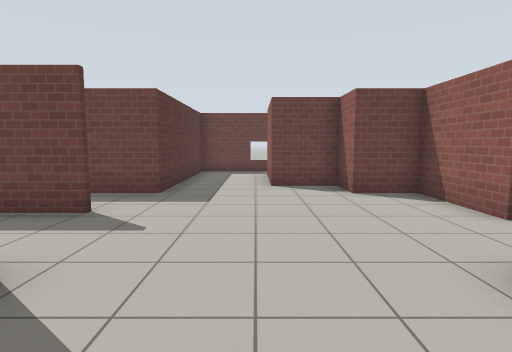
view 1 (above)

12 first-person views from a walk through a Gazebo world. The camera is 1.2 m above the floor, tilts 6° down and sees 80° across. The floor is counted in squares, 1 m on a side. Each view is taken from the middle of a square. On the plan, view 1 faces up. The plan holds only what a view shows up to about 13 squares ahead; the rest is blank. Simple patterns stand in for the simulator's built-in surfaces.

view 2
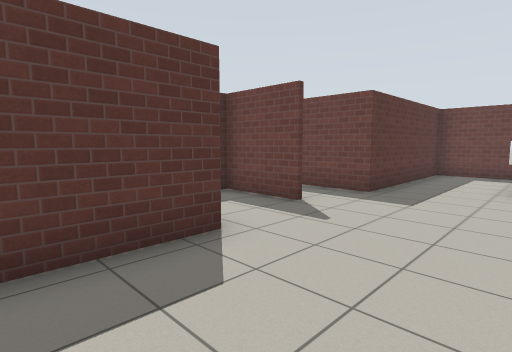

view 3
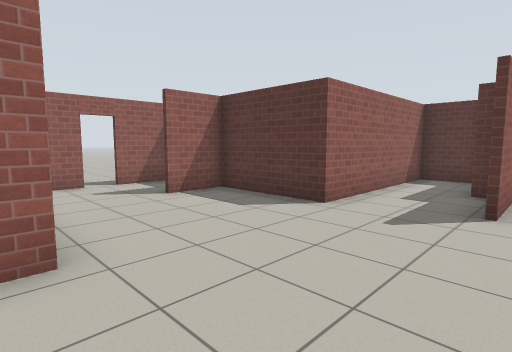

view 4
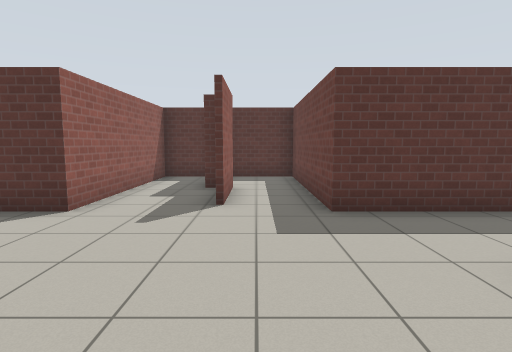

view 5
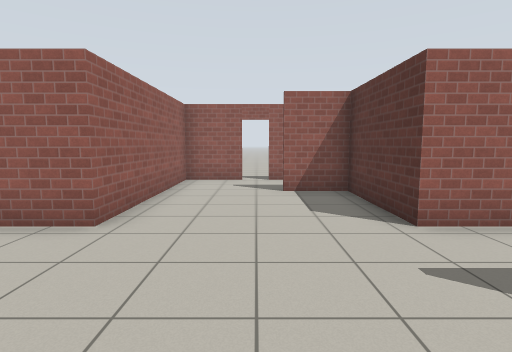

view 6
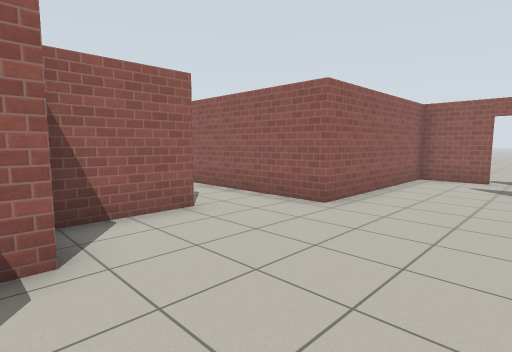

view 7
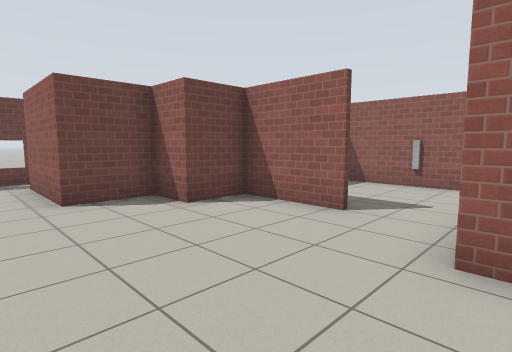

view 8
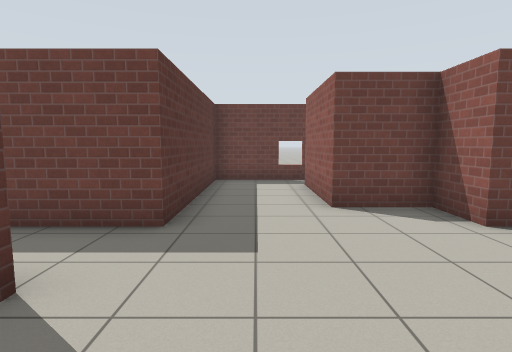

view 9
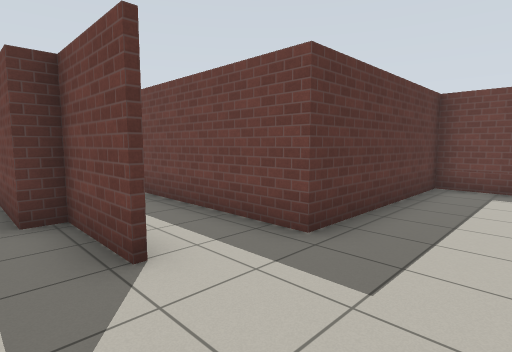

view 10
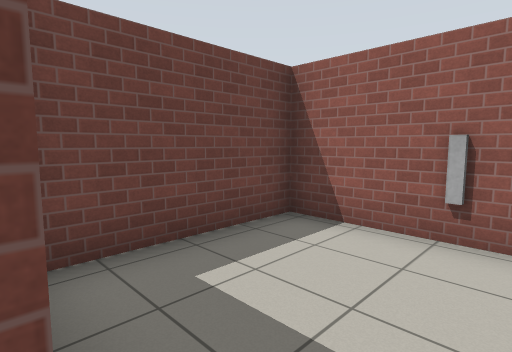

view 11
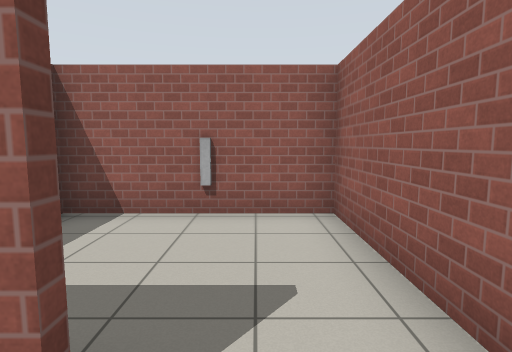

view 12
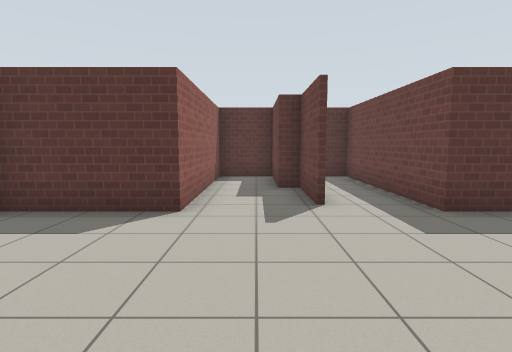

### Floor plan
Points are (right, up) in squares from view 1. A wall is a line through its corners. A room is listed if a view was taken in it or the views show most of it. See-through windows are left out.
Room 1 (views 1, 2, 3, 4, 5, 6, 7, 8, 9, 11, 12)
walls: (-2.9, 5.2) (-5.3, 5.2); (-5.3, 4.7) (-8.2, 4.7) (-8.2, 2.6) (-2.3, 2.6) (-2.3, -0.7) (-0.6, -0.7); (-5.4, 5.4) (-2.9, 5.4); (4, 4.6) (4, 7.4) (2.3, 7.4) (2.3, 8.7) (0.4, 8.7) (0.4, 12); (-2, -3.2) (-0.4, -3.2); (0.4, -3.2) (2.3, -3.2) (2.3, 2.6) (3.5, 2.6); (0.8, 13.2) (-2.3, 13.2) (-2.3, 7.4) (-8.2, 7.4) (-8.2, 5.1)
ways out: opening at (4, 4) to room 2; open door at (0, -3)
Room 2 (view 10)
walls: (3.5, 2.6) (8.2, 2.6) (8.2, 7.4) (4.5, 7.4)
ways out: opening at (4, 4) to room 1

Where each view was taken, in squares from view 1:
view 1: 0 up, 0 right, facing up
view 2: 0 up, 1 right, facing up-left
view 3: 6 up, 3 right, facing down-left
view 4: 6 up, 3 right, facing left
view 5: 7 up, 0 right, facing down
view 6: 8 up, 1 left, facing down-right
view 7: 2 up, 1 left, facing up-right
view 8: 3 up, 1 left, facing up
view 9: 4 up, 0 right, facing up-left
view 10: 4 up, 4 right, facing up-right
view 11: 4 up, 3 right, facing right
view 12: 4 up, 3 right, facing left
